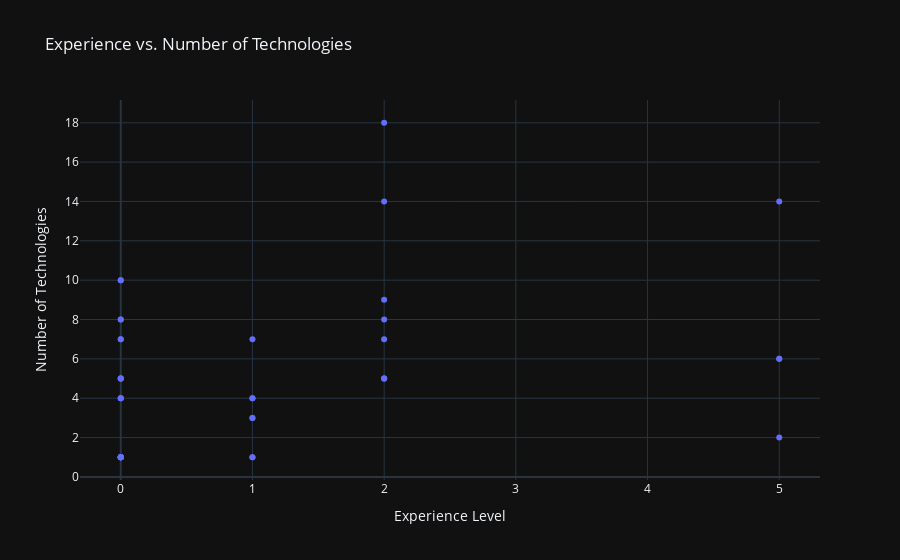

Here is the notebook cell this chart was saved with:
### Markdown cell above
# Graph statistic for Experience vs. Number of Technologies

### Code cell
import plotly.express as px
import plotly.io as pio

fig = px.scatter(jobs, x="experience", y=jobs["technologies"].str.count(",") + 1,
                 title="Experience vs. Number of Technologies",
                 labels={"experience": "Experience Level", "y": "Number of Technologies"})
pio.write_image(fig, f"data_analys_history/experience_vs_technologies_scatter_{timestamp}.png")
fig.show()

### Figure 1 — Plotly figure (JSON) as saved in the notebook; plotly's stock layout.template omitted (floating-point values rounded to 4 significant figures)
{"data": [{"hovertemplate": "Experience Level=%{x}<br>Number of Technologies=%{y}<extra></extra>", "legendgroup": "", "marker": {"color": "#636efa", "symbol": "circle"}, "mode": "markers", "name": "", "orientation": "v", "showlegend": false, "x": [2, 1, 2, 0, 1, 0, 2, 0, 0, 0, 0, 5, 1, 0, 2, 0, 0, 5, 2, 5, 5, 0, 0, 0, 0, 0, 2, 0, 1, 0, 1, 2, 0, 0, 0, 2, 0, 0, 1, 1, 0, 0, 0], "xaxis": "x", "y": [9.0, 7.0, 8.0, 8.0, 3.0, 4.0, 7.0, 1.0, 1.0, 1.0, 1.0, 2.0, 3.0, 5.0, 14.0, 4.0, null, 14.0, 5.0, 6.0, 6.0, 1.0, 10.0, 5.0, 5.0, 5.0, 18.0, 1.0, 4.0, 10.0, 4.0, 5.0, 1.0, 7.0, 4.0, 5.0, 8.0, 7.0, 1.0, 1.0, 1.0, 1.0, 1.0], "yaxis": "y", "type": "scatter"}], "layout": {"xaxis": {"anchor": "y", "domain": [0.0, 1.0], "title": {"text": "Experience Level"}}, "yaxis": {"anchor": "x", "domain": [0.0, 1.0], "title": {"text": "Number of Technologies"}}, "legend": {"tracegroupgap": 0}, "title": {"text": "Experience vs. Number of Technologies"}}}
